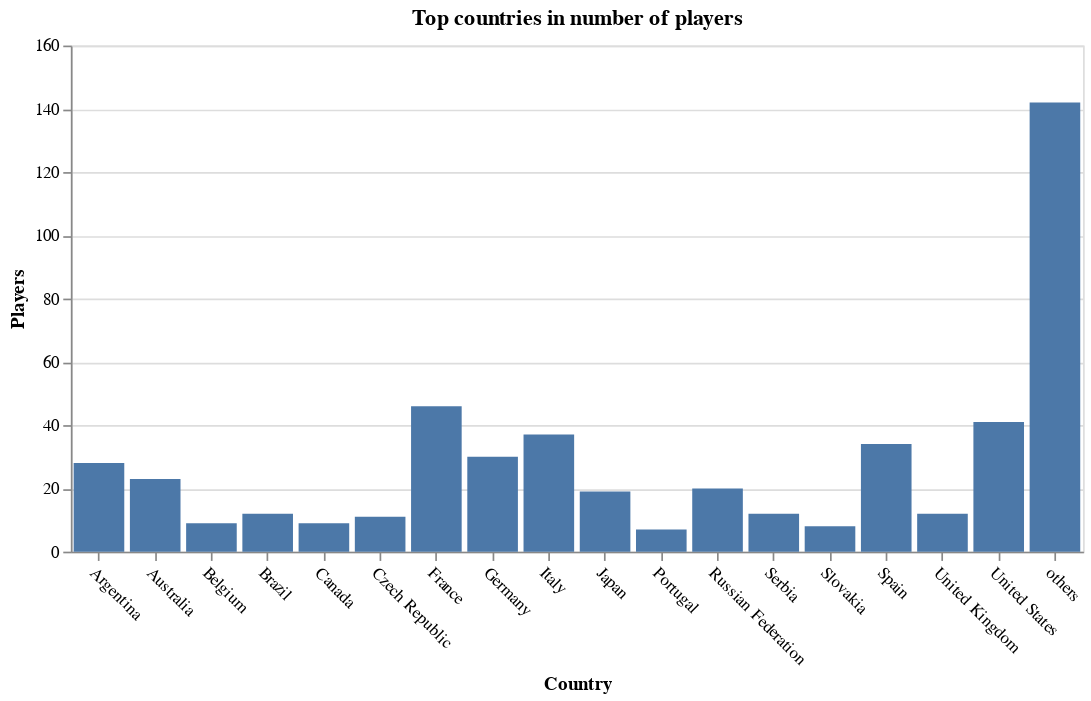

Write notebook code for a chart like this one.
### Code cell
country_counts= players["Country"].value_counts()

top_countries = country_counts[country_counts > 5]

filtered_df = df.copy()
filtered_df['Country'] = filtered_df['Country'].apply(lambda x: x if x in top_countries else 'others')

final_counts = filtered_df['Country'].value_counts()

plot_data = pd.DataFrame({
    'Country': final_counts.index,
    'Players': final_counts.values
})

chart = alt.Chart(plot_data).mark_bar().encode(
    x='Country',
    y='Players',
    tooltip=['Country', 'Players']
).properties(
    width=600,
    title="Top countries in number of players"
).configure_axisX(
    labelAngle=45
)

chart

### Figure 1 — Vega-Lite specification as saved in the notebook (floating-point values rounded to 4 significant figures)
{"config": {"view": {"continuousWidth": 400, "continuousHeight": 300}, "axisX": {"labelAngle": 45}}, "data": {"name": "data-ded8bfd1d4de89ffc221f9b59ac972f1"}, "mark": "bar", "encoding": {"tooltip": [{"field": "Country", "type": "nominal"}, {"field": "Players", "type": "quantitative"}], "x": {"field": "Country", "type": "nominal"}, "y": {"field": "Players", "type": "quantitative"}}, "title": "Top countries in number of players", "width": 600, "$schema": "https://vega.github.io/schema/vega-lite/v4.17.0.json", "datasets": {"data-ded8bfd1d4de89ffc221f9b59ac972f1": [{"Country": "others", "Players": 142}, {"Country": "France", "Players": 46}, {"Country": "United States", "Players": 41}, {"Country": "Italy", "Players": 37}, {"Country": "Spain", "Players": 34}, {"Country": "Germany", "Players": 30}, {"Country": "Argentina", "Players": 28}, {"Country": "Australia", "Players": 23}, {"Country": "Russian Federation", "Players": 20}, {"Country": "Japan", "Players": 19}, {"Country": "Serbia", "Players": 12}, {"Country": "Brazil", "Players": 12}, {"Country": "United Kingdom", "Players": 12}, {"Country": "Czech Republic", "Players": 11}, {"Country": "Canada", "Players": 9}, {"Country": "Belgium", "Players": 9}, {"Country": "Slovakia", "Players": 8}, {"Country": "Portugal", "Players": 7}]}}
